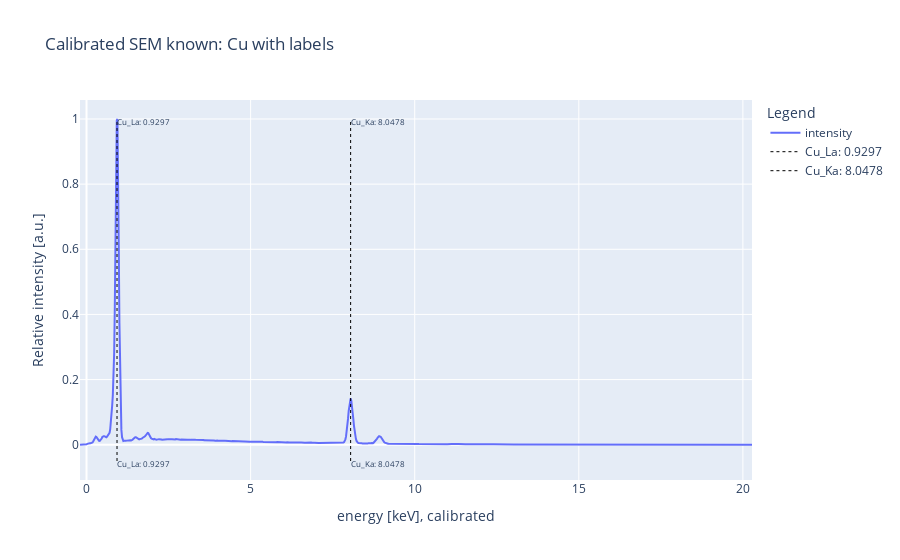

This figure's notebook cell:
### Code cell
# plotting the calibrated data

fig_calib = plotly_plot(
    x=s["kev_calibrated"],
    y_named=[s["intensity"], "intensity"],
    vlines=s["peaks_keV"],
    vlines_name=s["peaks_names"],
    title=f"Calibrated {s['name']}",
    xaxis_title="energy [keV], calibrated",
)

fig_calib.show()


# eventually saving the figure as eigther a interactive html file:
# open the html file in the browser, or click the button "Trust HTML" to view it in the notebook
fig_calib.write_html(f"plots/{s['filepath'].split('/')[-1].split('.')[0]}_calibrated.html")


# if you want to save the figure as a png file, click the "download plot as png" button in the plotly figure (camera icon)

### Figure 1 — Plotly figure (JSON) as saved in the notebook; plotly's stock layout.template omitted (floating-point values rounded to 4 significant figures; data arrays with more than 128 entries replaced by an {"elided": "..."} marker saying what was removed)
{"data": [{"mode": "lines", "name": "intensity", "textfont": {"size": 8}, "type": "scatter", "x": {"elided": "1024 float values"}, "y": {"elided": "1024 float values"}}, {"line": {"dash": "dot", "width": 1}, "marker": {"color": "black"}, "mode": "lines+text", "name": "Cu_La: 0.9297", "text": ["Cu_La: 0.9297", "Cu_La: 0.9297"], "textfont": {"size": 8}, "textposition": "bottom right", "type": "scatter", "x": [0.9297, 0.9297], "y": [-0.05, 1]}, {"line": {"dash": "dot", "width": 1}, "marker": {"color": "black"}, "mode": "lines+text", "name": "Cu_Ka: 8.0478", "text": ["Cu_Ka: 8.0478", "Cu_Ka: 8.0478"], "textfont": {"size": 8}, "textposition": "bottom right", "type": "scatter", "x": [8.048, 8.048], "y": [-0.05, 1]}], "layout": {"legend": {"title": {"text": "Legend"}}, "title": {"text": "Calibrated SEM known: Cu with labels"}, "xaxis": {"title": {"text": "energy [keV], calibrated"}}, "yaxis": {"title": {"text": "Relative intensity [a.u.]"}}}}
